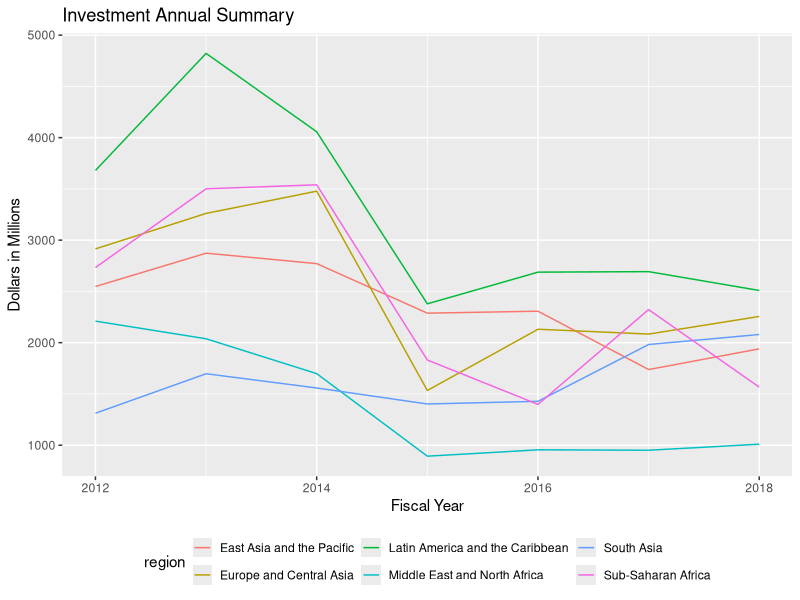

Reproduce this figure in R. (Note: this script raises an error after producing the figure.)
## ---- chunk 1
knitr::opts_chunk$set(fig.align = 'center', out.width='80%', echo = TRUE)
## ---- chunk 2
library(readr)
library(tidyverse)
library(knitr)

investment_annual_summary <- read_csv('investment_annual_summary.csv')
investment_region_summary <- read_csv('investment_region_summary.csv')
investment_services_projects <- read_csv('investment_services_projects.csv')
## ---- chunk 3
ggplot(investment_annual_summary, aes(fiscal_year, dollars_in_millions, color=region)) +
  geom_line() +
  labs(title = "Investment Annual Summary",
       x = "Fiscal Year",
       y = "Dollars in Millions") +
  theme(legend.key.size = unit(0.5, 'cm'),legend.position = 'bottom')
## ---- chunk 4
kable(investment_region_summary, col.names = c('Region', 'Dollars in Millions'), align = 'cc', caption = 'Table 1.1 The The total investment summary for each region for the 2012 to 2018 fiscal years.')
## ---- chunk 5
country_investment_projects <- investment_services_projects %>%
  filter(country == params$country)

ggplot(country_investment_projects, aes(date_disclosed, total_investment, color=status)) +
  geom_point() +
  labs(title = "Investment Services Projects",
       x = "Date Disclosed",
       y = "Total IFC Investment in Dollars in Millions") +
  theme(legend.key.size = unit(0.5, 'cm'),legend.position = 'bottom')
## ---- chunk 6
country_investment_projects_2018 <- investment_services_projects %>%
  filter(country == params$country,
         date_disclosed >= "2017-07-01",
         date_disclosed <= "2018-06-30") 

country_investment_projects_2018_total <- country_investment_projects_2018 %>%
  summarize(sum_total_investment = sum(total_investment, na.rm = TRUE)) 

ggplot(country_investment_projects_2018, aes(date_disclosed, total_investment, color=status)) +
  geom_col(size=3.5, alpha=0.5) + 
  labs(title = "Investment Services Projects",
       x = "Date Disclosed",
       y = "Total IFC Investment in Dollars in Millions") +
  theme(legend.key.size = unit(0.5, 'cm'),legend.position = 'bottom')
